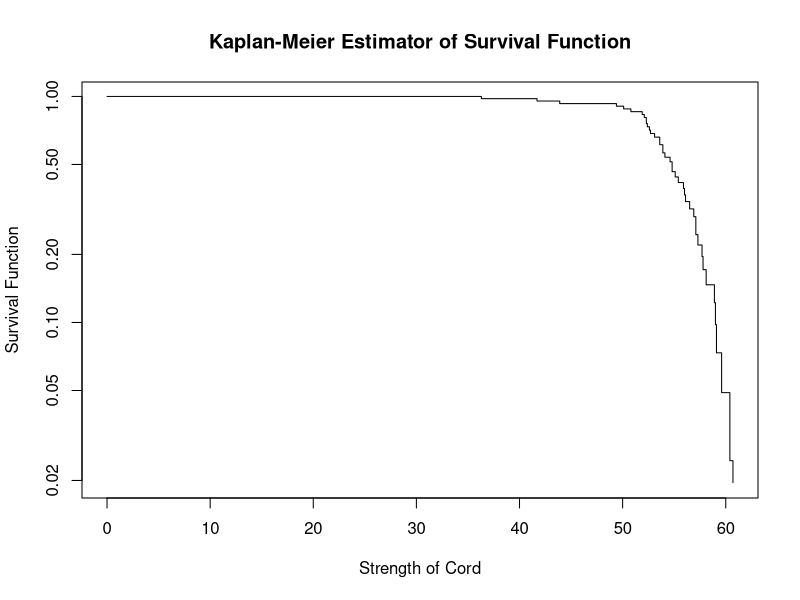

Write the R code that produced this figure.
 library(MASS)
 library(survival)
 

st = c(36.3,  52.4,  54.8,  57.1,  60.7,  41.7,  52.6,  54.8, 57.3,
       43.9,  52.7,  55.1,  57.7,  49.4,  53.1,  55.4,  57.8, 50.1,  
       53.6,  55.9,  58.1,  50.8,  53.6,  56.0,  58.9,  51.9, 53.9,  
       56.1,  59.0,  52.1,  53.9,  56.5,  59.1,  52.3,  54.1, 56.9, 
       59.6,  52.3,  54.6,  57.1,  60.4,  
       26.8,  29.6,  33.4,  35.0,  40.0,  41.9,  42.5)

stcens = c(1,1,1,1,1,1,1,1,1,1,1,1,1,1,1,1,1,1,1,1,1,1,1,1,1,1,
           1,1,1,1,1,1,1,1,1,1,1,1,1,1,1,
           0,0,0,0,0,0,0)

Surv(st, stcens)

cords.surv <- survfit(Surv(st, stcens) ~ 1,conf.type="log-log")
summary(cords.surv)
print(cords.surv,print.rmean=TRUE)

#postscript("u:/meth1/psfiles/cords_surv.ps",height=8,horizontal=F)

plot(cords.surv,conf.int=F,log=TRUE,
main="Kaplan-Meier Estimator of Survival Function",xlab="Strength of Cord", 
ylab="Survival Function")



#graphics.off()
